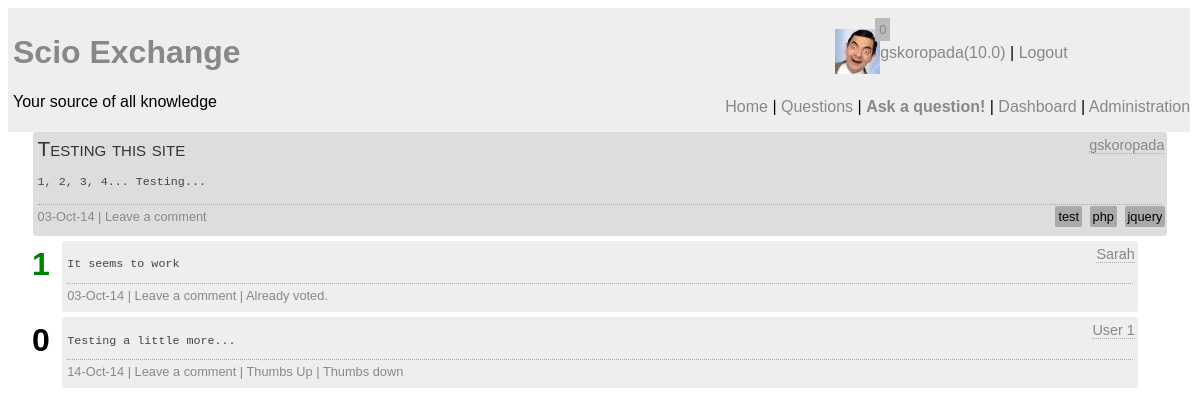
Page /question.php?id=19 (signed in) on the committed database.
### tables this page shows
CREATE TABLE `question` (
  `question_id` int(10) unsigned NOT NULL AUTO_INCREMENT,
  `author` int(10) unsigned NOT NULL COMMENT 'Foreign Key',
  `question_title` text,
  `content` longtext,
  `tags` text,
  `timestamp` datetime NOT NULL,
  `status` char(1) NOT NULL DEFAULT 'O',
  PRIMARY KEY (`question_id`),
  KEY `author` (`author`),
  CONSTRAINT `question_ibfk_1` FOREIGN KEY (`author`) REFERENCES `user` (`UserID`)
);

CREATE TABLE `user` (
  `UserID` int(11) unsigned NOT NULL AUTO_INCREMENT,
  `email` varchar(30) NOT NULL,
  `screenName` varchar(25) NOT NULL,
  `reputation` float DEFAULT '0',
  `role` int(11) DEFAULT '0',
  `avatar` varchar(20) DEFAULT NULL,
  `pwd` varchar(255) NOT NULL,
  `active` bit(1) NOT NULL DEFAULT b'0',
  `moderated` bit(1) NOT NULL DEFAULT b'1',
  `pwdChange` bit(1) DEFAULT b'0',
  PRIMARY KEY (`UserID`)
);

CREATE TABLE `answer` (
  `answer_id` int(10) unsigned NOT NULL AUTO_INCREMENT,
  `author` int(10) unsigned NOT NULL,
  `content` longtext NOT NULL,
  `positive_votes` int(11) NOT NULL DEFAULT '0',
  `negative_votes` int(11) NOT NULL DEFAULT '0',
  `question` int(10) unsigned NOT NULL,
  `timestamp` datetime DEFAULT NULL,
  PRIMARY KEY (`answer_id`),
  KEY `author` (`author`),
  KEY `answer_question_idx` (`question`),
  CONSTRAINT `answer_ibfk_1` FOREIGN KEY (`author`) REFERENCES `user` (`UserID`),
  CONSTRAINT `answer_question` FOREIGN KEY (`question`) REFERENCES `question` (`question_id`) ON DELETE CASCADE ON UPDATE CASCADE
);

### vote.php (called while the page is built, shortened)
<?php
function checkVote($id) {
	global $con;
	$query = "SELECT count(answer) as voted FROM vote_tracking WHERE author=".$_SESSION['userid']." AND answer=".$id;
	$result = mysqli_query($con, $query);
	if(!$result) {
		echo "DB Error";
	} else{
		$voted = mysqli_fetch_array($result);
		if($voted['voted'] == 0) {
			return true;
		} else {
			return false;
		}
	}
}
?>

### question.php (the view, shortened to what this page needs)
<?php
require ("connect.php");
$sql = 'SELECT author, question_title, content, tags, timestamp, screenName FROM question INNER JOIN user ON author = UserID WHERE question_id = '.$_GET['id'];
$result = mysqli_query($con, $sql);
$question = mysqli_fetch_assoc($result);
include "html_start.php";
include "header.php";
require "vote.php";
require "questions_backend.php";
$d = new DateTime($question['timestamp']);
echo "<div id='wrapper'>";
echo "<div class='question'><p class='qtitle'>".$question['question_title']."</p>";
echo "<span class='qexcerpt'><p><pre>".$question['content']."</pre></p></span>";
echo "<span class='qstats'>".date_format($d,"d-M-y");
if(isset($_SESSION['userid'])) {
	if($_SESSION['active']) {
		echo " | <span id='".$_GET['id']."' class='btnQComment click_option'>Leave a comment</span>";
	}
}
echo "<span class='tags'>";
$tags = explode(',' , $question['tags']);
foreach($tags as $tag) {
	$tag = trim($tag);
	echo "<a href='tag.php?tag=$tag'>$tag</a> ";
}
echo "</span></span><span class='qauthor'><a href=\"user_profile.php?id=".$question['author']."\">" . $question['screenName']."</a></span>";
echo "</div>";
getAnswers($_GET['id'], false);
echo "</div>";
require("html_end.php");
?>

### questions_backend.php (shortened to what this page needs)
<?php
function getAnswers($id, $slider) {
	global $con;
	$sql = "SELECT answer_id, author, content, (positive_votes-negative_votes) as rating, screenName, timestamp FROM answer INNER JOIN user on author = UserID WHERE question = $id ORDER BY rating DESC";
	$result = mysqli_query($con, $sql);
	while($answers = mysqli_fetch_assoc($result)) {
		echo "<div class='answer' id='ans_".$answers['answer_id']."'><span class='ans_content'><pre>".$answers['content']."</pre></span><span class='aauthor'><a href=\"user_profile.php?id="
				.$answers['author']."\">".$answers['screenName']."</a></span>";
		echo "<span id='rating_".$answers['answer_id']."' class='rating ";
		if($answers['rating']>0) {
			echo "r_pos";
		} else if ($answers['rating']<0){
			echo "r_neg";
		}
		echo "'>".$answers['rating']."</span>";
		echo "<div class='astats'>".date_format(new DateTime($answers['timestamp']), "d-M-y");
		if(isset($_SESSION['userid'])) {
			if($_SESSION['active']){
				echo " | <span id='".$answers['answer_id']."' class='click_option btnAComment'>Leave a comment</span>";
				if(checkVote($answers['answer_id'])) {
					if($_SESSION['userid'] != $answers['author']) {
						echo " | <span id='".$answers['answer_id']."' class='click_option thumb_up'>Thumbs Up</span>";
						echo " | <span id='".$answers['answer_id']."' class='click_option thumb_down'>Thumbs down</span>";
					}
				} else {
					echo " | Already voted.";
				}
			}
		}
		echo "</div>";
		if(!$slider) {
			getComments(1, $answers['answer_id']);
		}
		echo "</div>";
	}
}
function getComments($type, $id) {
	global $con;
	$sql = "SELECT comment_id, screenName, comment, timestamp, comment_author FROM comment INNER JOIN user ON UserID = comment_author WHERE link = $id AND link_to = $type";
	$result = mysqli_query($con, $sql);
}
?>

### styles/main.css (style rules this page uses)
body { font-family: sans-serif; }
#wrapper { position: relative; float: left; clear: right; width: 100%; }

### styles/header.css (style rules this page uses)
a:link, a:visited { color: #888; text-decoration: none; }

### styles/questions.css (style rules this page uses)
.question { position: relative; width: 95%; background-color: #ddd; margin: auto; margin-bottom: 5px; padding: 5px; border-radius: 3px; }
.rating { position: absolute; top: 3px; left: -3%; font-size: 2em; font-weight: 900; padding: 2px; }
.r_pos { color: green; }
.answer { position: relative; width: 90%; background-color: #eee; margin: auto; margin-bottom: 5px; padding: 5px; border-radius: 3px; }
.qtitle { font-size: 1.3em; font-variant: small-caps; padding: 0px; margin: 0px; margin-bottom: 4px; color: #333; }
.qauthor { position: absolute; top: 5px; right: 3px; font-size: 0.9em; border-bottom: dotted 1px #aaa; }
.aauthor { position: absolute; top: 5px; right: 3px; font-size: 0.9em; border-bottom: dotted 1px #aaa; }
.qauthor > a:link, .qauthor > a:visited, .aauthor > a:link, .aauthor > a:visited, .cauthor > a:link, .cauthor > a:visited { color: #888; text-decoration: none; }
.qexcerpt { color: #444; font-size: 0.9em; display: block; }
.ans_content { color: #444; font-size: 0.9em; display: block; }
.qstats { margin-top: 3px; margin-bottom: 3px; border-top: dotted 1px #aaa; width: 100%; display: block; padding-top: 4px; padding-bottom: 4px; font-size: 0.8em; color: #888; }
.astats { margin-top: 3px; border-top: dotted 1px #aaa; width: 100%; display: block; padding-top: 4px; padding-bottom: 4px; font-size: 0.8em; color: #888; }
.tags { position: absolute; right: 0px; text-align: right; }
.tags > a:link, .tags > a:visited { background-color: #aaa; padding: 3px; margin: 2px; border-radius: 2px; color: black; text-decoration: none; }

### rows in the picture
question: question_title "Testing this site", content "1, 2, 3, 4... Testing...", timestamp "03-Oct-14", tags "test", tags "php", tags "jquery", author.screenName "gskoropada"
answer: content "It seems to work", author.screenName "Sarah", rating "1", timestamp "03-Oct-14", shows "| Already voted."
answer: content "Testing a little more...", author.screenName "User 1", rating "0", timestamp "14-Oct-14"

### other values in the picture
$nots "0"
$_SESSION['screenname'] "gskoropada"
$_SESSION['reputation'] "10.0"
